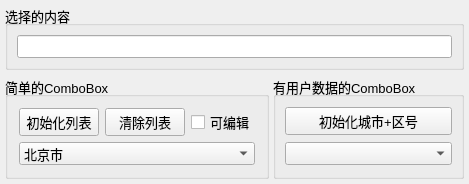
<?xml version="1.0" encoding="UTF-8"?>
<ui version="4.0">
 <class>Widget</class>
 <widget class="QWidget" name="Widget">
  <property name="geometry">
   <rect>
    <x>0</x>
    <y>0</y>
    <width>469</width>
    <height>163</height>
   </rect>
  </property>
  <property name="font">
   <font>
    <pointsize>10</pointsize>
   </font>
  </property>
  <property name="windowTitle">
   <string>Demo3_6 ComboBox</string>
  </property>
  <layout class="QVBoxLayout" name="verticalLayout_3">
   <property name="leftMargin">
    <number>5</number>
   </property>
   <property name="topMargin">
    <number>5</number>
   </property>
   <property name="rightMargin">
    <number>5</number>
   </property>
   <property name="bottomMargin">
    <number>5</number>
   </property>
   <item>
    <widget class="QGroupBox" name="groupBox_2">
     <property name="title">
      <string>选择的内容</string>
     </property>
     <layout class="QVBoxLayout" name="verticalLayout">
      <property name="leftMargin">
       <number>9</number>
      </property>
      <property name="topMargin">
       <number>9</number>
      </property>
      <property name="rightMargin">
       <number>9</number>
      </property>
      <property name="bottomMargin">
       <number>9</number>
      </property>
      <item>
       <widget class="QLineEdit" name="lineEdit">
        <property name="clearButtonEnabled">
         <bool>true</bool>
        </property>
       </widget>
      </item>
     </layout>
    </widget>
   </item>
   <item>
    <layout class="QHBoxLayout" name="horizontalLayout">
     <property name="spacing">
      <number>4</number>
     </property>
     <item>
      <widget class="QGroupBox" name="groupBox">
       <property name="title">
        <string>简单的ComboBox</string>
       </property>
       <layout class="QGridLayout" name="gridLayout">
        <item row="0" column="0">
         <widget class="QPushButton" name="btnIniItems">
          <property name="text">
           <string>初始化列表</string>
          </property>
         </widget>
        </item>
        <item row="0" column="1">
         <widget class="QPushButton" name="btnClearItems">
          <property name="text">
           <string>清除列表</string>
          </property>
         </widget>
        </item>
        <item row="0" column="2">
         <widget class="QCheckBox" name="chkBoxEditable">
          <property name="maximumSize">
           <size>
            <width>200</width>
            <height>16777215</height>
           </size>
          </property>
          <property name="text">
           <string>可编辑</string>
          </property>
         </widget>
        </item>
        <item row="1" column="0" colspan="3">
         <widget class="QComboBox" name="comboBox">
          <property name="editable">
           <bool>false</bool>
          </property>
          <property name="currentIndex">
           <number>0</number>
          </property>
          <item>
           <property name="text">
            <string>北京市</string>
           </property>
           <property name="icon">
            <iconset resource="res.qrc">
             <normaloff>:/icons/images/aim.ico</normaloff>:/icons/images/aim.ico</iconset>
           </property>
          </item>
          <item>
           <property name="text">
            <string>上海市</string>
           </property>
           <property name="icon">
            <iconset>
             <normaloff>:/images/icons/UNIT.ICO</normaloff>:/images/icons/UNIT.ICO</iconset>
           </property>
          </item>
         </widget>
        </item>
       </layout>
      </widget>
     </item>
     <item>
      <widget class="QGroupBox" name="groupBox_3">
       <property name="title">
        <string>有用户数据的ComboBox</string>
       </property>
       <layout class="QVBoxLayout" name="verticalLayout_2">
        <property name="leftMargin">
         <number>9</number>
        </property>
        <property name="topMargin">
         <number>9</number>
        </property>
        <property name="rightMargin">
         <number>9</number>
        </property>
        <property name="bottomMargin">
         <number>9</number>
        </property>
        <item>
         <widget class="QPushButton" name="btnIni2">
          <property name="text">
           <string>初始化城市+区号</string>
          </property>
         </widget>
        </item>
        <item>
         <widget class="QComboBox" name="comboBox2"/>
        </item>
       </layout>
      </widget>
     </item>
    </layout>
   </item>
  </layout>
 </widget>
 <layoutdefault spacing="6" margin="11"/>
 <resources>
  <include location="res.qrc"/>
 </resources>
 <connections/>
</ui>
